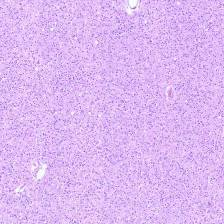
#> input picture normalized_dataset/slide1/x1120_y1568.png, 224 x 224 px; its folder holds only this picture in this run
$ python -i tiling.py   (imports and definitions only)
#> lines starting #> are read from the running program, lines starting #| are printed output that depends on the picture; after the words box and inside, x2 and y2 are one past the last pixel; in counts of white or black regions, pixels touching at a corner belong together
#> further down, picture is the input picture: shape (224, 224, 3); mean B, G, R 241.2, 185, 222.1
import os
import subprocess
import cv2
import numpy as np
import tifffile
import glob
import re

INPUT_ROOT = "/mnt/c/Users/Bhavya Jain/Downloads/H&E"
OUTPUT_DIR = "./processed_dataset"
BF_TOOLS_DIR = os.path.expanduser("~/EHRC/tools/bftools")
BFCONVERT_PATH = os.path.join(BF_TOOLS_DIR, "bfconvert")
SHOWINF_PATH = os.path.join(BF_TOOLS_DIR, "showinf")
PATCH_SIZE = 224

# [30 lines left out: function get_large_series_list, not called in this run]


def estimate_magnification(image, patch_size=1024):
    """
    Estimates if image is 40x or 20x based on nuclei size.
    """
#> called with patch_size = 1024
    h, w, _ = image.shape
#> h = 224; w = 224

    # Crop center for speed
    cy, cx = h // 2, w // 2
#> cy = 112; cx = 112
    crop = image[cy-patch_size//2 : cy+patch_size//2, cx-patch_size//2 : cx+patch_size//2]

    if crop.size == 0: return 20

    # Image Processing (Grayscale -> Blur -> Otsu)
    gray = cv2.cvtColor(crop, cv2.COLOR_BGR2GRAY)
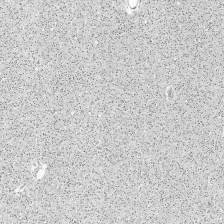
#> gray: shape (224, 224); min 109, max 255, mean 202.5
    blur = cv2.GaussianBlur(gray, (5,5), 0)
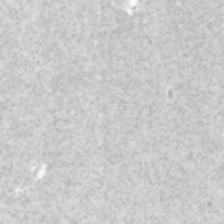
#> blur: shape (224, 224); min 170, max 250, mean 202.5
    _, binary = cv2.threshold(blur, 0, 255, cv2.THRESH_BINARY_INV + cv2.THRESH_OTSU)
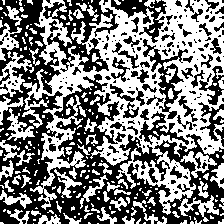
#> binary: shape (224, 224); 49.8% white; 231 white regions (158 under 20 px)

    # Find Nuclei
    contours, _ = cv2.findContours(binary, cv2.RETR_EXTERNAL, cv2.CHAIN_APPROX_SIMPLE)
#> contours = 224 contours, 176 with area under 20; largest, box (x1, y1, x2, y2) and area: (22, 0, 224, 215) 20654, (0, 51, 34, 97) 460, (180, 151, 217, 178) 334, (178, 195, 219, 222) 286, (7, 108, 35, 141) 284
    nuclei_sizes = []

    for cnt in contours:
        area = cv2.contourArea(cnt)
        if 50 < area < 5000: # Filter noise
            _, _, w_box, h_box = cv2.boundingRect(cnt)
            nuclei_sizes.append(max(w_box, h_box))
#> this loop made 224 passes
#> (area, w_box, h_box) on passes 17, 19, 30, 36, 55, 59, 70, 84, 92, 102, 107, 111: (102, 23, 10), (69, 23, 11), (85.5, 23, 15), (84, 20, 17), (83.5, 17, 14), (286, 41, 27), (190.5, 32, 19), (55.5, 11, 17), (149, 28, 34), (160.5, 28, 29), (135, 14, 26), (107.5, 14, 21)
#> area on passes 13, 22, 29, 47, 51: 40.5, 44, 23, 44.5, 24.5
#> after the loop, nuclei_sizes = [23, 23, 23, 20, 17, 41, 32, 17, 34, 29, 26, 21, 37, 35, 14, 33, 29, 46, 38, 11, 20]

    if not nuclei_sizes:
        print("    [Auto-Detect] No nuclei found. Defaulting to 20x.")
        return 20 # Safe default

    avg_diameter = np.median(nuclei_sizes)
#> avg_diameter = 26
    print(f"    [Auto-Detect] Avg Nucleus Size: {avg_diameter:.1f} pixels")
#|     [Auto-Detect] Avg Nucleus Size: 26.0 pixels


    if avg_diameter > 28:
        print("    -> Detected 40x. Will downsample.")
        return 40
    elif avg_diameter > 14:
        print("    -> Detected 20x. Keeping original.")
        return 20
    else:
        print("    -> Detected 10x (Low Res).")
        return 10


# [108 lines left out: functions process_dataset, tile_slide, not called in this run]

# [2 lines not run here, left out]

>>> import cv2
>>> picture = cv2.imread('normalized_dataset/slide1/x1120_y1568.png')
>>> result = estimate_magnification(picture)
#> result = 20

$ run again, on normalized_dataset/slide1/x1120_y1792.png
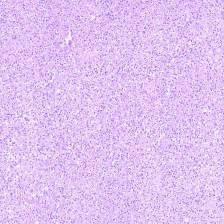
#> input picture normalized_dataset/slide1/x1120_y1792.png, 224 x 224 px
#> picture is the input picture: shape (224, 224, 3); mean B, G, R 240.8, 195, 224.5
#> in estimate_magnification, `blur = cv2.GaussianBlur(gray, (5,5), 0)`:
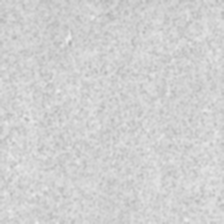
#> blur: shape (224, 224); min 174, max 236, mean 209.1
#> in estimate_magnification, `_, binary = cv2.threshold(blur, 0, 255, cv2.THRESH_BINARY_INV + cv2.TH..`:
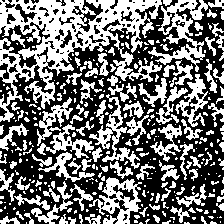
#> binary: shape (224, 224); 44.8% white; 332 white regions (218 under 20 px)
#> contours = 331 contours, 259 with area under 20; largest, box (x1, y1, x2, y2) and area: (0, 0, 162, 122) 7714, (148, 0, 224, 72) 1396, (89, 177, 142, 224) 1186, (89, 94, 140, 169) 716, (175, 74, 208, 127) 630
#> the loop in estimate_magnification, `for cnt in contours:` made 331 passes
#> (area, w_box, h_box) on passes 17, 22, 41, 56, 72, 79, 82, 89: (61, 20, 8), (54, 16, 10), (85, 20, 17), (138.5, 36, 16), (64, 17, 14), (160, 31, 23), (118, 23, 27), (291.5, 42, 43)
#> after the loop in estimate_magnification, `for cnt in contours:`: nuclei_sizes = 43 values, max 76 at index 42, min 11 at index 32, mean 30
#> avg_diameter = 25
#|     [Auto-Detect] Avg Nucleus Size: 25.0 pixels
#> result = 20
